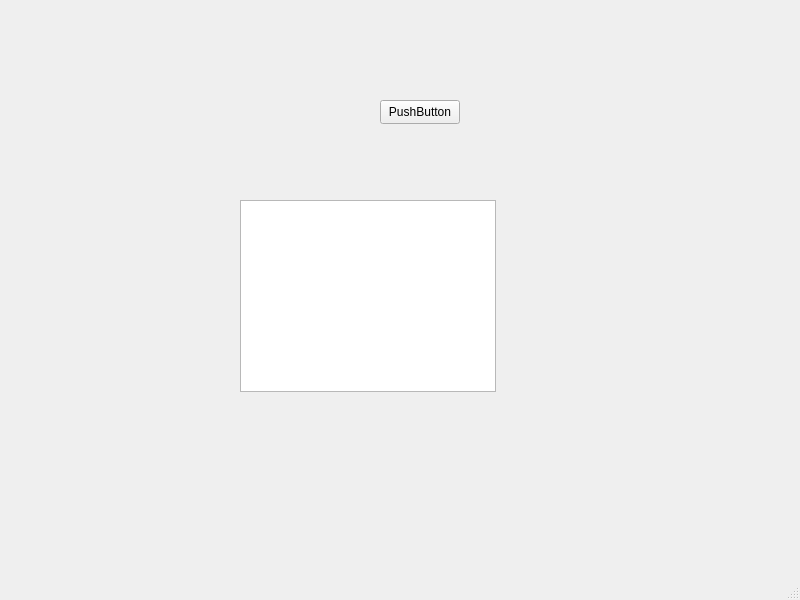
<?xml version="1.0" encoding="UTF-8"?>
<ui version="4.0">
 <class>MainWindow</class>
 <widget class="QMainWindow" name="MainWindow">
  <property name="geometry">
   <rect>
    <x>0</x>
    <y>0</y>
    <width>800</width>
    <height>600</height>
   </rect>
  </property>
  <property name="windowTitle">
   <string>MainWindow</string>
  </property>
  <widget class="QWidget" name="centralwidget">
   <widget class="QTableView" name="tableView">
    <property name="geometry">
     <rect>
      <x>240</x>
      <y>200</y>
      <width>256</width>
      <height>192</height>
     </rect>
    </property>
   </widget>
   <widget class="QPushButton" name="pushButton">
    <property name="geometry">
     <rect>
      <x>380</x>
      <y>100</y>
      <width>80</width>
      <height>24</height>
     </rect>
    </property>
    <property name="text">
     <string>PushButton</string>
    </property>
   </widget>
  </widget>
  <widget class="QMenuBar" name="menubar">
   <property name="geometry">
    <rect>
     <x>0</x>
     <y>0</y>
     <width>800</width>
     <height>21</height>
    </rect>
   </property>
  </widget>
  <widget class="QStatusBar" name="statusbar"/>
 </widget>
 <resources/>
 <connections/>
</ui>
